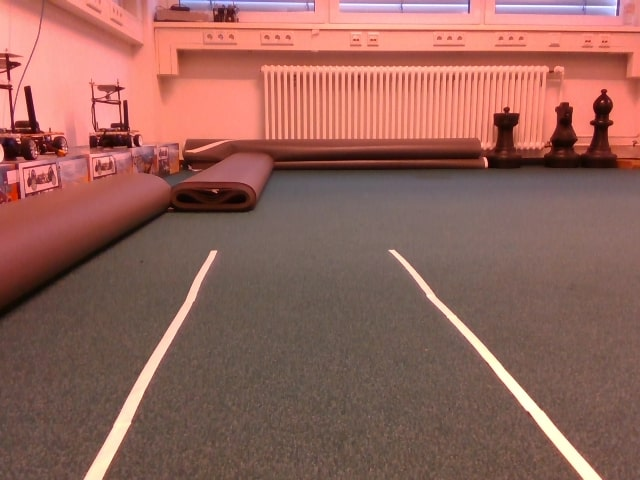
#> input picture Mobile_Robotos_ROS_FU_Berlin/src/assignment5_line_detection/src/lines1.jpg, 640 x 480 px
$ python line_detection.py lines1.jpg   (older library calls are emulated)
#> lines starting #> are read from the running program, lines starting #| are printed output that depends on the picture; after the words box and inside, x2 and y2 are one past the last pixel; in counts of white or black regions, pixels touching at a corner belong together; long printed decimals are rounded
#!/usr/bin/env python
# Line detection using HoughLine method
import sys
import cv2
from matplotlib import pyplot as plt
import numpy as np
from sklearn import linear_model

# [63 lines left out: functions detect_line, plot_images, not called in this run]

def line_segments(img):
    """
    Get two lines by finding the outlines of the mask
    :param img:
    :return: a list with two outlines sorted by the largest to the smallest
    """

    (_, contours, _) = cv2.findContours(img.copy(), cv2.RETR_TREE, cv2.CHAIN_APPROX_SIMPLE)
    contours = sorted(contours, key=cv2.contourArea, reverse=True)[:2]

    return contours[0], contours[1]


def ransac_method(contour):
    """
    Get the linear model of lines
    :param contour: line contour
    :return: parameters m and b of the linear model
    """

    ransac = linear_model.RANSACRegressor()

    x = []
    y = []
    for val in contour:
        x.append([val[0][1]])
        y.append([val[0][0]])

    ransac.fit(x, y)
    b = ransac.estimator_.intercept_
    m = ransac.estimator_.coef_

    return m, b


def end_start_points(m, b, width):
    """
    Gets two pair of coordinates
    :param m:
    :param b:
    :param width:
    :return:
    """
    x1 = 0
    x2 = width
    y1 = (x1 * m + b)
    y2 = (x2 * m + b)
    return ((y1,x1),(y2,x2))


def show_lines(img, line1, line2):

    img = img.copy()
    cv2.line(img, line1[0], line1[1], (255, 0, 0), 5)
    cv2.line(img, line2[0], line2[1], (255, 0, 0), 5)
    return img

#==========================================
def main(args):
    img = cv2.imread("lines1.jpg", 1)
#> img is the input picture: shape (480, 640, 3); mean B, G, R 90.9, 99.8, 148
    #img = cv2.cvtColor(img, cv2.COLOR_RGB2BGR)

    #=======================================
    # Solution 1
    # RANSAC

    # Crop 20% of the image along the y axis
    y_end = np.shape(img)[0]
#> y_end = 480
    y_start = (np.shape(img)[0] * 0.2)
#> y_start = 96
    img = img[int(y_start): int(y_end), :]
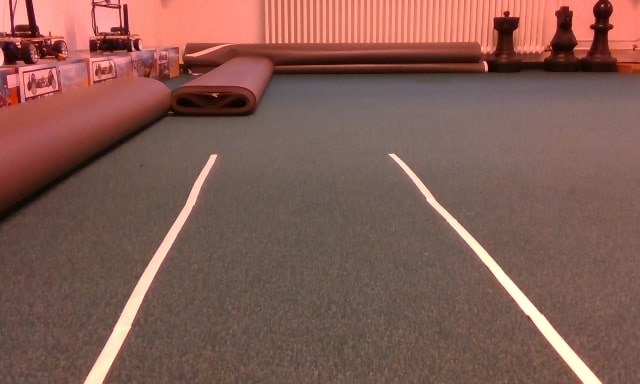
#> img: shape (384, 640, 3); mean B, G, R 83, 91.9, 129.9

    # Convert RGB to HSV
    hsv = cv2.cvtColor(img, cv2.COLOR_BGR2HSV)
#> hsv: shape (384, 640, 3); mean H, S, V 17.8, 91.1, 129.9

    # define range of color in HSV
    lower = np.array([0, 40, 150])
    upper = np.array([18, 80, 255])

    # Threshold the HSV image to get only the lines colors
    mask = cv2.inRange(hsv, lower, upper)
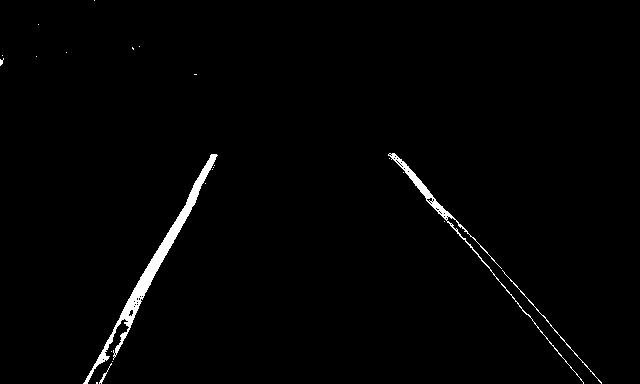
#> mask: shape (384, 640); 1.4% white; 23 white regions (19 under 20 px)

    # Bitwise-AND mask and original image
    res = cv2.bitwise_and(img, img, mask=mask)

    seg1, seg2 = line_segments(mask)
#> in line_segments, `(_, contours, _) = cv2.findContours(img.copy(), cv2.RETR_TREE, cv2.CHA..`: contours = 68 contours, 64 with area under 20; largest, box (x1, y1, x2, y2) and area: (83, 154, 218, 384) 2022, (388, 153, 584, 384) 653, (502, 270, 602, 384) 45, (128, 309, 134, 317) 24
#> in line_segments, `contours = sorted(contours, key=cv2.contourArea, reverse=True)[:2]`: contours = 2 contours; box (x1, y1, x2, y2) and area: (83, 154, 218, 384) 2022, (388, 153, 584, 384) 653
#> seg1 = contour of 457 points, box (x1, y1, x2, y2) (83, 154, 218, 384), area 2022; seg2 = contour of 253 points, box (x1, y1, x2, y2) (388, 153, 584, 384), area 653

    m1, b1 = ransac_method(seg1)
#> the loop in ransac_method, `for val in contour:` made 457 passes
#> val on passes 1 to 3: [[211, 154]], [[210, 155]], [[210, 157]]
#> after the loop in ransac_method, `for val in contour:`: x = 457 items, first 6: [154], [155], [157], [158], [159], [161]; y = 457 items, first 6: [211], [210], [210], [209], [209], [207]
#> m1 = [-0.545]; b1 = [299]
    print("Equation line 1: y1 = %fx + %f" % (m1, b1))
#| Equation line 1: y1 = -0.544630x + 298.966
    m2, b2 = ransac_method(seg2)
#> the loop in ransac_method (call 2), `for val in contour:` made 253 passes
#> val on passes 1 to 3: [[389, 153]], [[388, 154]], [[388, 155]]
#> m2 = [0.826]; b2 = [268.3]
    print("Equation line 2: y2 = %fx + %f" % (m2, b2))
#| Equation line 2: y2 = 0.825790x + 268.297

    line1 = end_start_points(m1, b1, img.shape[1])
#> in end_start_points, `y1 = (x1 * m + b)`: y1 = [299]
#> in end_start_points, `y2 = (x2 * m + b)`: y2 = [-49.6]
#> line1 = (([299], 0), ([-49.6], 640))
    line2 = end_start_points(m2, b2, img.shape[1])
#> line2 = (([268.3], 0), ([796.8], 640))

    ransac_lines = show_lines(img, line1, line2)
    titles = ('original', 'mask', 'res', 'ransac lines')
    images = (img, mask, res, ransac_lines)
    plot_images(titles, images)

    #=====================================
    # Solution 2
    # Using bitwise_and

    # Take each frame
    # Convert BGR to HSV
    hsv = cv2.cvtColor(img, cv2.COLOR_BGR2HSV)

    #define range of white
    sensitivity = 100
    lower_white = np.array([0, 0, 255 - sensitivity])
    upper_white = np.array([255, sensitivity, 255])

    # Threshold the HSV image to get only blue colors
    mask = cv2.inRange(hsv, lower_white, upper_white)

    # Bitwise-AND mask and original image
    res = cv2.bitwise_and(img, img, mask= mask)
    # Apply edge detection method on the image
    threshold1 = 50
    threshold2 = 200
    apertureSize = 3

    edges = cv2.Canny(res, threshold1, threshold2, apertureSize)

    # Fill the 2/5 of picture with a black color
    h, w = edges.shape
    cv2.rectangle(edges, (0,0), (w, 2*h/5), 0, cv2.FILLED)

    found, _ = detect_line(img, edges, '02hsv')
    titles = ('mask', 'bitwise_and', 'edges', 'hough lines')
    images = (mask, res, edges, found)
    plot_images(titles, images)

    #====================================
    # Solution 3
    # Using Hough Method for line detection
    gray = cv2.cvtColor(img,cv2.COLOR_BGR2GRAY)
    gray = cv2.GaussianBlur(gray, (5, 5), 0)
    # Apply edge detection method on the image
    threshold1 = 120
    threshold2 = 150
    apertureSize = 2
    edges = cv2.Canny(gray, threshold1, threshold2, apertureSize)
    # Fill the 2/5 of picture with a black color
    h, w = edges.shape
    cv2.rectangle(edges, (0,0), (w, 2*h/5), 0, cv2.FILLED)

    found, lines = detect_line(img, edges, '01grey')
    titles = ('original', 'edges', 'hough lines', 'lines')
    images = (gray, edges, found, lines)
    plot_images(titles, images)

    #=====================================
    cv2.waitKey()
    cv2.destroyAllWindows()

if __name__ == '__main__':
#> (the run stopped early here; a loop or call above may not have finished)

$ run again, with Mobile_Robotos_ROS_FU_Berlin/src/assignment5_line_detection/src/lines2.png saved as Mobile_Robotos_ROS_FU_Berlin/src/assignment5_line_detection/src/lines1.jpg
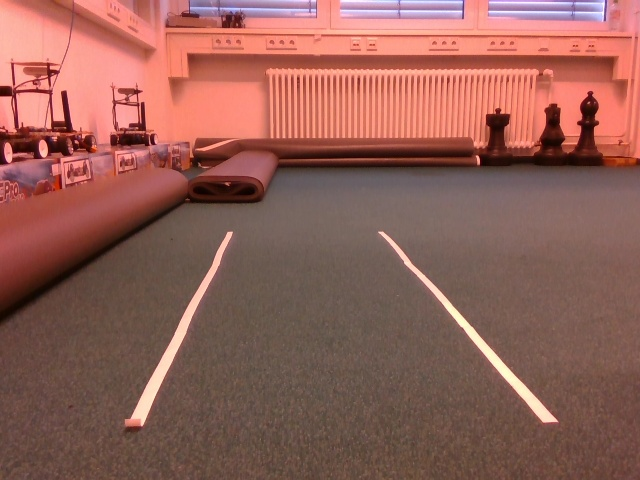
#> input picture Mobile_Robotos_ROS_FU_Berlin/src/assignment5_line_detection/src/lines2.png, 640 x 480 px
#> in main, img is the input picture: shape (480, 640, 3); mean B, G, R 87, 96.3, 146.3
#> in main, `img = img[int(y_start): int(y_end), :]`:
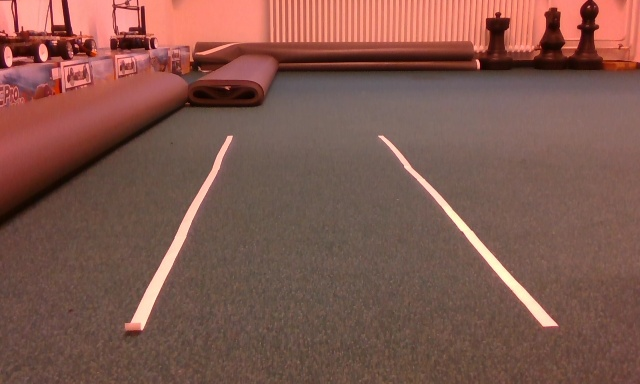
#> img: shape (384, 640, 3); mean B, G, R 78.2, 87.9, 128.3
#> hsv: shape (384, 640, 3); mean H, S, V 15.2, 98.9, 128.3
#> in main, `mask = cv2.inRange(hsv, lower, upper)`:
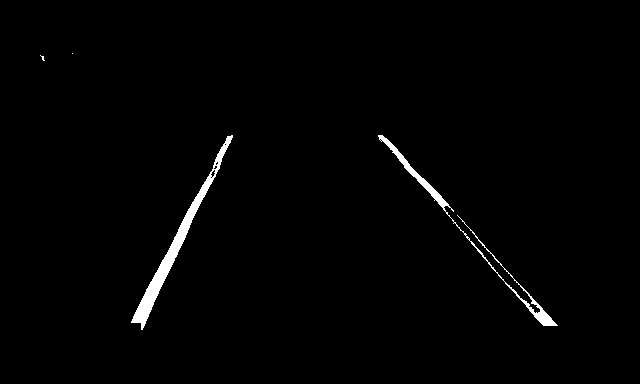
#> mask: shape (384, 640); 1.3% white; 4 white regions (2 under 20 px)
#> in line_segments, `(_, contours, _) = cv2.findContours(img.copy(), cv2.RETR_TREE, cv2.CHA..`: contours = 12 contours, 9 with area under 20; largest, box (x1, y1, x2, y2) and area: (131, 135, 233, 330) 1765, (378, 135, 558, 326) 888, (210, 169, 216, 178) 21
#> in line_segments, `contours = sorted(contours, key=cv2.contourArea, reverse=True)[:2]`: contours = 2 contours; box (x1, y1, x2, y2) and area: (131, 135, 233, 330) 1765, (378, 135, 558, 326) 888
#> seg1 = contour of 335 points, box (x1, y1, x2, y2) (131, 135, 233, 330), area 1765; seg2 = contour of 295 points, box (x1, y1, x2, y2) (378, 135, 558, 326), area 888
#> the loop in ransac_method, `for val in contour:` made 335 passes
#> val on passes 1 to 3: [[231, 135]], [[230, 136]], [[227, 136]]
#> after the loop in ransac_method, `for val in contour:`: x = 335 items, first 6: [135], [136], [136], [137], [138], [140]; y = 335 items, first 6: [231], [230], [227], [227], [226], [226]
#> m1 = [-0.495]; b1 = [297]
#| Equation line 1: y1 = -0.495003x + 296.997
#> the loop in ransac_method (call 2), `for val in contour:` made 295 passes
#> val on passes 1 to 3: [[378, 135]], [[378, 136]], [[379, 137]]
#> m2 = [0.893]; b2 = [259.3]
#| Equation line 2: y2 = 0.893091x + 259.279
#> y1 = [297]
#> y2 = [-19.81]
#> line1 = (([297], 0), ([-19.81], 640))
#> line2 = (([259.3], 0), ([830.9], 640))
